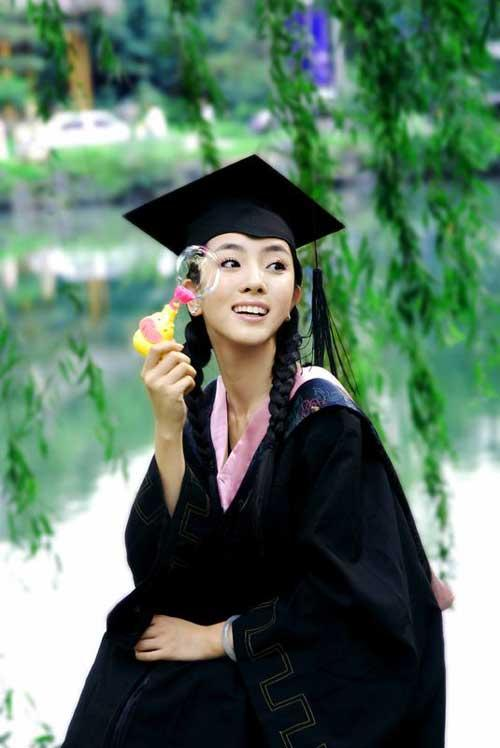
#> input picture mtcnn/test_images/0.jpg, 500 x 748 px, found by its file name; its folder holds 4 pictures in this run
$ python crop.py
#> lines starting #> are read from the running program, lines starting #| are printed output that depends on the picture
# -*- coding: utf-8 -*-

import numpy as np
from PIL import Image
import matplotlib.pyplot as plt

def crop(img_file, mask_file):
#> called with img_file = 'test_data/test_images/0.jpg', mask_file = 'test_data/u2net_results/0.png'
    name, *_ = img_file.split(".")
    img_array = np.array(Image.open(img_file))
#> img_array is the input picture: shape (748, 500, 3); mean R, G, B 91.6, 116.3, 99.5
    mask = np.array(Image.open(mask_file))
    # [12 lines of commented-out code are left out]
    res = np.concatenate((img_array, mask[:, :, [0]]), -1)
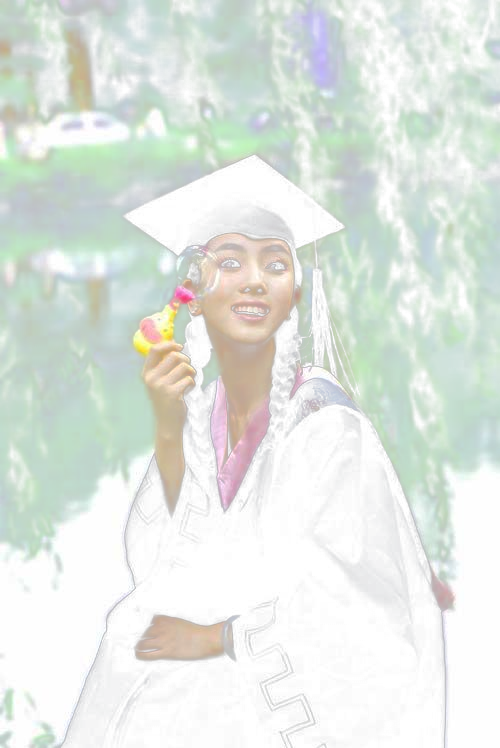
#> res: shape (748, 500, 4); mean R, G, B, A 91.6, 116.3, 99.5, 91.6; transparent parts drawn white
    img = Image.fromarray(res.astype('uint8'), mode='RGBA')
    img.show()
    return img


if __name__ == "__main__":
    import os

    model = "u2net"
    # model = "u2netp"

    img_root = "test_data/test_images"
    mask_root = "test_data/{}_results".format(model)
    crop_root = "test_data/{}_crops".format(model)
    os.makedirs(crop_root, mode=0o775, exist_ok=True)

    for img_file in os.listdir(img_root):
        print("crop image {}".format(img_file))
        name, *_ = img_file.split(".")
        res = crop(
            os.path.join(img_root,  img_file),
            os.path.join(mask_root, name + ".png")
        )
        res.save(os.path.join(crop_root, name + "_crop.png"))
#> pass 2 of the loop `for img_file in os.listdir(img_root):`:
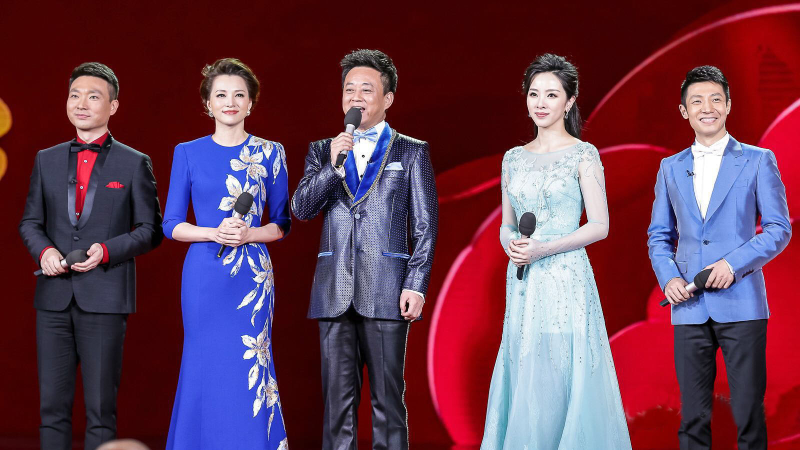
#> input picture mtcnn/test_images/1.jpg, 1600 x 900 px, found by its file name (shown at 1/2 size)
#> in crop, img_array is the input picture: shape (900, 1600, 3); mean R, G, B 103.5, 58.3, 78.2
#> in crop (call 2), `res = np.concatenate((img_array, mask[:, :, [0]]), -1)`:
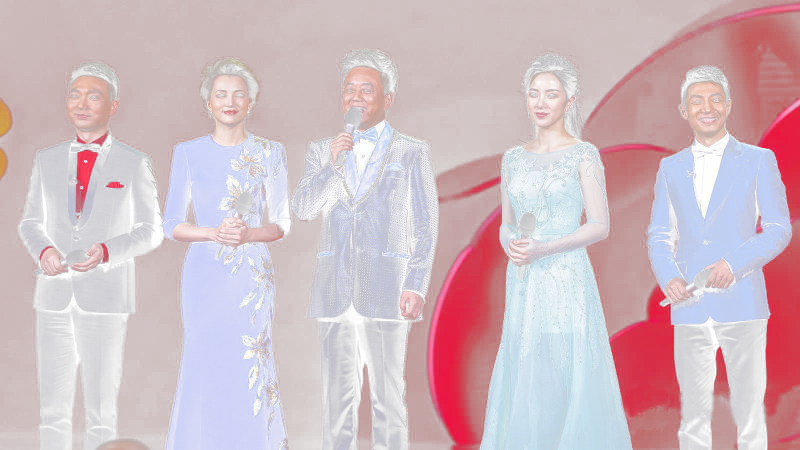
#> res: shape (900, 1600, 4) (shown at 1/2 size); mean R, G, B, A 103.5, 58.3, 78.2, 103.5; transparent parts drawn white
#> pass 3 of the loop `for img_file in os.listdir(img_root):`:
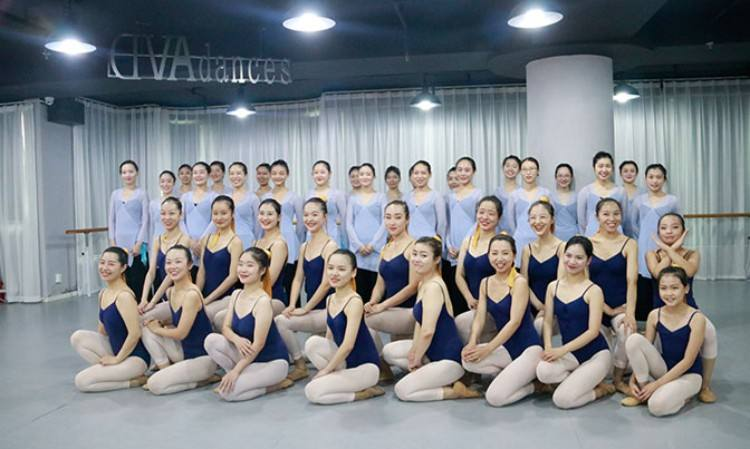
#> input picture mtcnn/test_images/10.jpg, 750 x 449 px, found by its file name
#> in crop, img_array is the input picture: shape (449, 750, 3); mean R, G, B 127.1, 131.3, 135.7
#> in crop (call 3), `res = np.concatenate((img_array, mask[:, :, [0]]), -1)`:
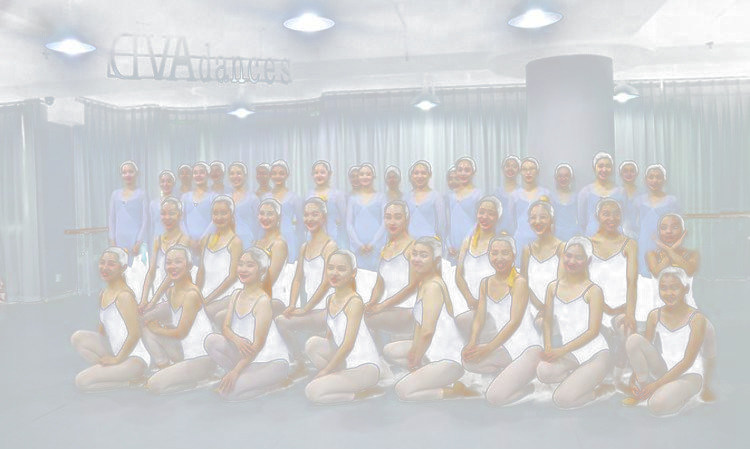
#> res: shape (449, 750, 4); mean R, G, B, A 127.1, 131.3, 135.7, 127.1; transparent parts drawn white
#> the loop made 4 passes; the first 3 are shown
        # exit()
